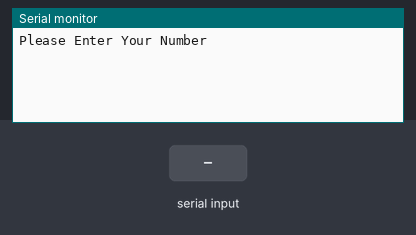
Simulated run of this sketch. Board: Arduino Uno, built with avr-gcc and run on an emulated ATmega328P. Shown: the last lines printed to the serial monitor. The test bench sets the inputs (shaded band).

Above: at 1.2 s.
1.3 s: "90,45\n" received over Serial
At 2.1 s:
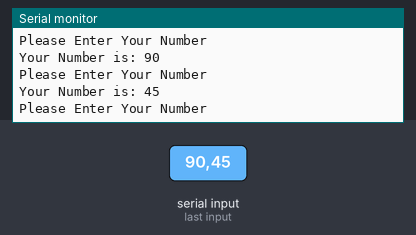
2.8 s: "30,150\n" received over Serial
At 4.5 s:
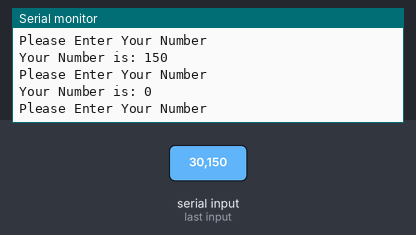
Timing chart, 0 to 6.0 s (numbered marks = the images above; inputs shaded):
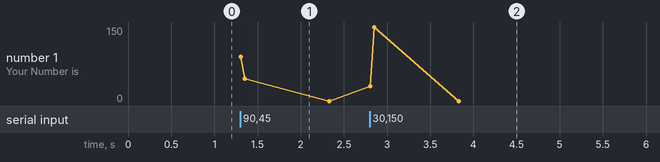

Measured:
- after the input at 1.3 s, the serial monitor: prints a new line at once (image 1)
- after the input at 2.8 s, the serial monitor: prints a new line at once (image 2)

The sketch:

13._Number_Data__in_Serial_Monitor.ino
```cpp
int myNum;
String msg1="Please Enter Your Number";
String msg2="Your Number is: ";

void setup() {
  // put your setup code here, to run once:
Serial.begin(9600);
}

void loop() {
  // put your main code here, to run repeatedly:
Serial.println(msg1);
while(Serial.available()==0)
{

}
myNum=Serial.parseInt();
Serial.print(msg2);
Serial.println(myNum);
}
```
